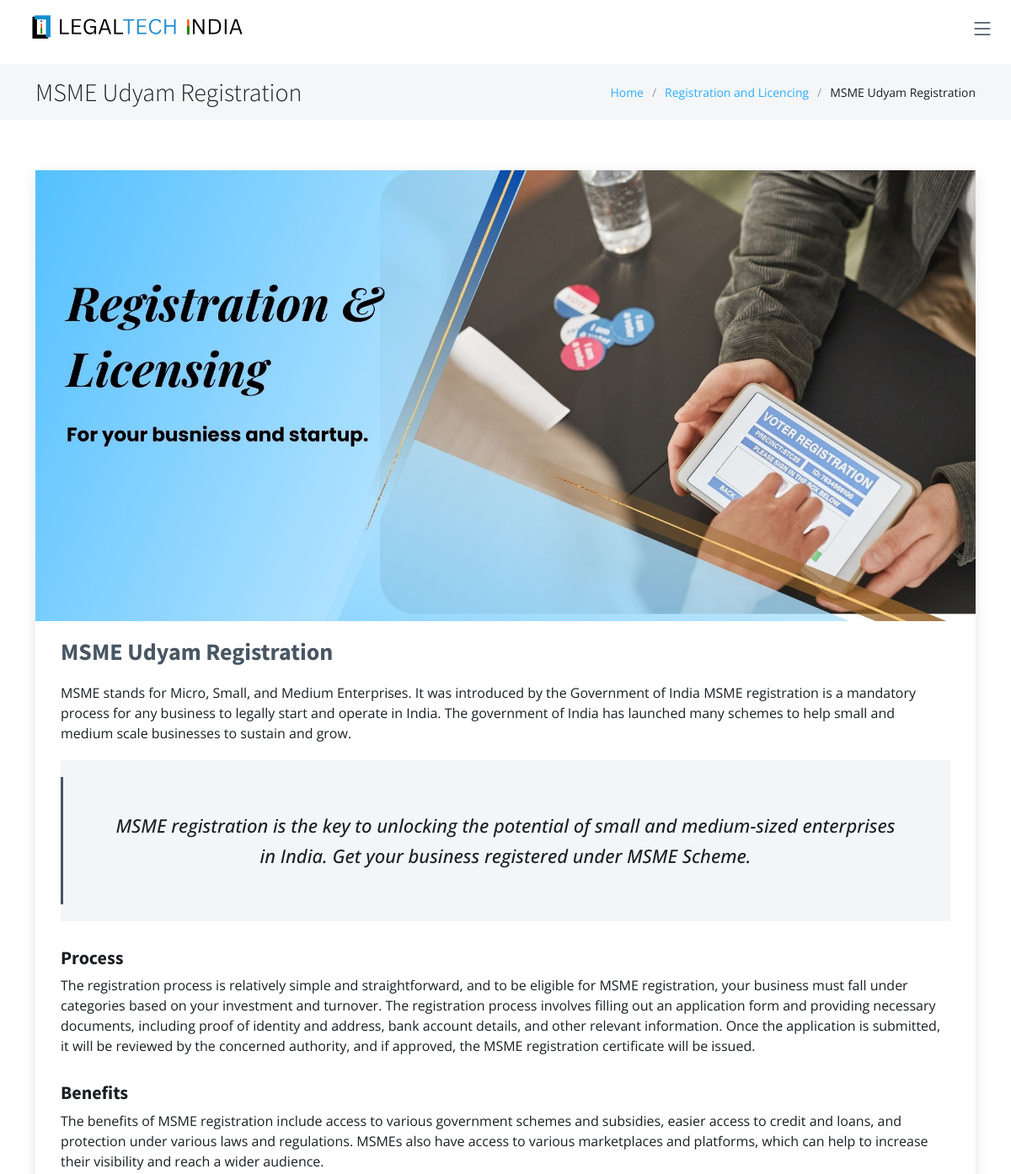
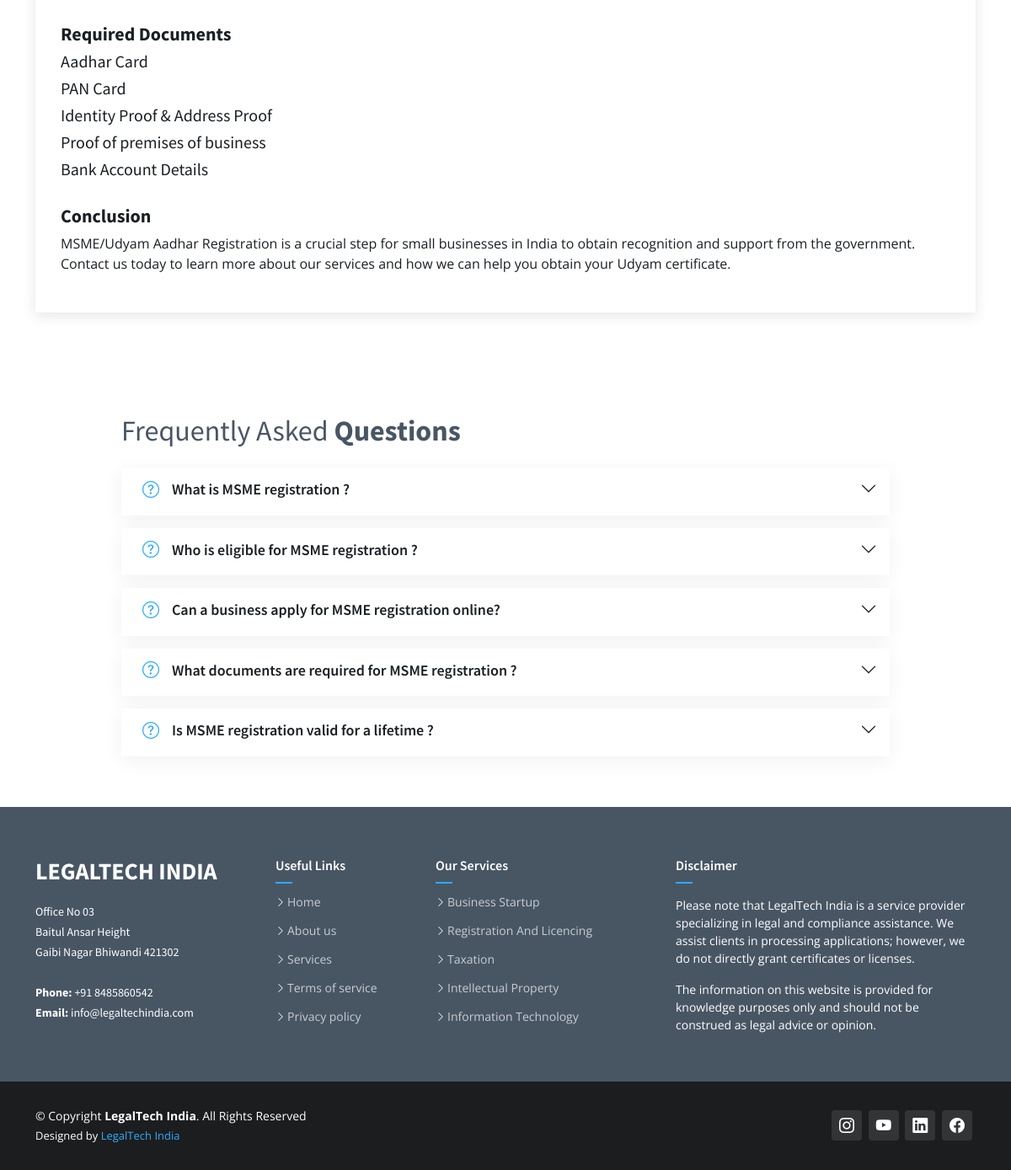
The page /licencing/msme/ on the database its author committed (2 pictures, top to bottom).
### main/models.py (models this page shows, shortened)
class Registration_Licencing(models.Model):
    main_service = models.CharField(max_length=50,default="Registration and Licencing" )
    main_service_link = models.CharField(max_length=50, default="/licencing/")
    name = models.CharField(max_length=200)
    description1 = models.TextField()
    sec_name = models.CharField(max_length=200 ,default='Service Details',blank=True, null=True)
    description2 = models.TextField(blank=True, null=True)
    third_name = models.CharField(max_length=200 ,default='Service Details',blank=True, null=True)
    description3 = models.TextField(blank=True, null=True)
    quote = models.CharField(max_length=200)
    doc_title = models.CharField(max_length=200 ,default='Required Documents')
    documents = models.ManyToManyField(Documents)
    con_title = models.CharField(max_length=200, default='Conclusion')
    conclusion = models.TextField(default='default')
    image = models.ImageField(upload_to='services/', null=True, blank=True)
    slug = models.SlugField(unique=True, null=True, blank=True)
    question1 = models.CharField(max_length=255 , default='question1')
    answer1 = models.TextField( default='answer1')
    question2 = models.CharField(max_length=255, default='question2')
    answer2 = models.TextField(default='answer2')
    question3 = models.CharField(max_length=255, default='question3')
    answer3 = models.TextField(default='answer3')
    question4 = models.CharField(max_length=255, default='question4')
    answer4 = models.TextField(default='answer4')
    question5 = models.CharField(max_length=255, default='question5')
    answer5 = models.TextField(default='answer5')
    objects = ServiceManager()

class Documents(models.Model):
    doc_name = models.CharField(max_length=200)

### main/views.py (the view)
# urls.py: path('licencing/<slug:slug>/', views.registration_licencing, name='registration_licencing'),
def registration_licencing(request, slug):
    service = get_object_or_404(Registration_Licencing, slug=slug)
    context = {
        'service': service,
    }
    return render(request, 'service_details.html', context)

### main/templates/service_details.html (shortened to what this page needs)
{% load static %}
<!DOCTYPE html>
<html lang="en">
<head>
  <link href="{% static 'assets/vendor/bootstrap/css/bootstrap.min.css' %}" rel="stylesheet">
  <link href="{% static 'assets/vendor/bootstrap-icons/bootstrap-icons.css' %}" rel="stylesheet">
  <link href="{% static 'assets/vendor/aos/aos.css' %}" rel="stylesheet">
  <link href="{% static 'assets/vendor/glightbox/css/glightbox.min.css' %}" rel="stylesheet">
  <link href="{% static 'assets/vendor/swiper/swiper-bundle.min.css' %}" rel="stylesheet">
  <link href="{% static 'assets/css/variables.css' %}" rel="stylesheet">
  <link href="{% static 'assets/css/main.css' %}" rel="stylesheet">
</head>
<body>
  {% include 'header.html' %}
  <main id="main">
    <div class="breadcrumbs">
      <div class="container">
        <div class="d-flex justify-content-between align-items-center">
          <h2>{{ service.name }}</h2>
          <ol>
            <li><a href="index.html">Home</a></li>
            <li><a href="{{service.main_service_link}}">{{ service.main_service }}</a></li>
            <li>{{ service.name }}</li>
          </ol>
        </div>
      </div>
    </div>
    <section id="blog" class="blog">
      <div class="container" data-aos="fade-up">
        <div class="row g-5">
          <div class="col-lg-12">
            <article class="blog-details">
              <div class="post-img">
              {% if service.image %}
                <img src="{{ service.image.url }}" alt="{{ service.name }}" class="img-fluid">
             {% endif %}
              </div>
              <h2 class="title">{{ service.name }}</h2>
              <div class="content">
                <p>
                  {{ service.description1 }}
                </p>
                <blockquote>
                  <p>
                    {{ service.quote }}
                  </p>
                </blockquote>
                <h3>
                  {{ service.sec_name }}
                </h3>
                <p>
                  {{ service.description2 }}
                </p>
                <h3>
                  {{ service.third_name }}
                </h3>
                <p>
                  {{ service.description3 }}
                </p>
                <h3>
                  {{ service.doc_title }}
                </h3>
                {% for document in service.documents.all %}
                <h5 >{{ document.doc_name }}</h5>
                {% endfor %}
                <h3>
                  {{ service.con_title }}
                </h3>
                <p>
                    {{ service.conclusion }}
                </p>
          </div>
        </div>
      </div>
    </section>
<section id="faq" class="faq">
  <div class="container-fluid px-xl-5" data-aos="fade-up">
    <div class="row gy-4 px-xl-5">
      <div class="col-lg-12 d-flex flex-column justify-content-center align-items-stretch  order-2 order-lg-1">
        <div class="content px-xl-5">
          <h3>Frequently Asked <strong>Questions</strong></h3>
        </div>
        <div class="accordion accordion-flush px-xl-5" id="faqlist">
          <div class="accordion-item" data-aos="fade-up" data-aos-delay="200">
            <h3 class="accordion-header">
              <button class="accordion-button collapsed" type="button" data-bs-toggle="collapse" data-bs-target="#faq-content-1">
                <i class="bi bi-question-circle question-icon"></i>
                {{ service.question1 }}
              </button>
            </h3>
          </div>
          <div class="accordion-item" data-aos="fade-up" data-aos-delay="200">
            <h3 class="accordion-header">
              <button class="accordion-button collapsed" type="button" data-bs-toggle="collapse" data-bs-target="#faq-content-2">
                <i class="bi bi-question-circle question-icon"></i>
                {{ service.question2 }}
              </button>
            </h3>
          </div>
          <div class="accordion-item" data-aos="fade-up" data-aos-delay="200">
            <h3 class="accordion-header">
              <button class="accordion-button collapsed" type="button" data-bs-toggle="collapse" data-bs-target="#faq-content-3">
                <i class="bi bi-question-circle question-icon"></i>
                {{ service.question3 }}
              </button>
            </h3>
          </div>
          <div class="accordion-item" data-aos="fade-up" data-aos-delay="200">
            <h3 class="accordion-header">
              <button class="accordion-button collapsed" type="button" data-bs-toggle="collapse" data-bs-target="#faq-content-4">
                <i class="bi bi-question-circle question-icon"></i>
                {{ service.question4 }}
              </button>
            </h3>
          </div>
          <div class="accordion-item" data-aos="fade-up" data-aos-delay="200">
            <h3 class="accordion-header">
              <button class="accordion-button collapsed" type="button" data-bs-toggle="collapse" data-bs-target="#faq-content-5">
                <i class="bi bi-question-circle question-icon"></i>
                {{ service.question5 }}
              </button>
            </h3>
          </div>
        </div>
      </div>
    </div>
  </div>
</section>
    {% include 'footer.html' %}
</body>
</html>

### static/assets/css/variables.css (style rules this page uses)
:root { --font-default: 'Open Sans', system-ui, -apple-system, "Segoe UI", Roboto, "Helvetica Neue", Arial, "Noto Sans", "Liberation Sans", sans-serif, "Apple Color Emoji", "Segoe UI Emoji", "Segoe UI Symbol", "Noto Color Emoji"; --font-primary: 'Source Sans Pro', sans-serif; --font-secondary: 'Poppins', sans-serif; --color-default: #1a1f24; --color-default-rgb: 26, 31, 36; --color-links: #2BADFF; --color-links-hover: #2BADFF; --color-primary: #2BADFF; --color-primary-light: #2BADFF; --color-primary-dark: #2BADFF; --color-primary-rgb: 14, 162, 189; --color-primary-light-rgb: 30, 195, 224; --color-primary-dark-rgb: 1, 137, 161; --color-secondary: #485664; --color-secondary-light: #8f9fae; --color-secondary-dark: #1c1d1f; --color-secondary-rgb: 72, 86, 100; --color-secondary-light-rgb: 143, 159, 174; --color-secondary-dark-rgb: 58, 71, 83; --color-blue: #0d6efd; --color-blue-rgb: 13, 110, 253; --color-indigo: #6610f2; --color-indigo-rgb: 102, 16, 242; --color-purple: #6f42c1; --color-purple-rgb: 111, 66, 193; --color-pink: #f3268c; --color-pink-rgb: 243, 38, 140; --color-red: #df1529; --color-red-rgb: 223, 21, 4; --color-orange: #fd7e14; --color-orange-rgb: 253, 126, 20; --color-yellow: #ffc107; --color-yellow-rgb: 255, 193, 7; --color-green: #059652; --color-green-rgb: 5, 150, 82; --color-teal: #20c997; --color-teal-rgb: 32, 201, 151; --color-cyan: #2BADFF; --color-cyan-rgb: 13, 202, 240; --color-white: #ffffff; --color-white-rgb: 255, 255, 255; --color-gray: #6c757d; --color-gray-rgb: 108, 117, 125; --color-black: #000000; --color-black-rgb: 0, 0, 0; }
:root { --bs-blue: var(--color-blue); --bs-indigo: var(--color-indigo); --bs-purple: var(--color-purple); --bs-pink: var(--color-pink); --bs-red: var(--color-red); --bs-orange: var(--color-orange); --bs-yellow: var(--color-yellow); --bs-green: var(--color-green); --bs-teal: var(--color-teal); --bs-cyan: var(--color-cyan); --bs-white: var(--color-white); --bs-gray: var(--color-gray); --bs-gray-dark: #343a40; --bs-gray-100: #f8f9fa; --bs-gray-200: #e9ecef; --bs-gray-300: #dee2e6; --bs-gray-400: #ced4da; --bs-gray-500: #adb5bd; --bs-gray-600: #6c757d; --bs-gray-700: #495057; --bs-gray-800: #343a40; --bs-gray-900: #212529; --bs-primary: var(--color-blue); --bs-secondary: var(--color-blue); --bs-success: #198754; --bs-info: #0dcaf0; --bs-warning: #ffc107; --bs-danger: #dc3545; --bs-light: #f8f9fa; --bs-dark: #212529; --bs-primary-rgb: var(--color-primary-rgb); --bs-secondary-rgb: var(--color-secondary-rgb); --bs-success-rgb: 25, 135, 84; --bs-info-rgb: 13, 202, 240; --bs-warning-rgb: 255, 193, 7; --bs-danger-rgb: 220, 53, 69; --bs-light-rgb: 248, 249, 250; --bs-dark-rgb: 33, 37, 41; --bs-white-rgb: var(--color-white-rgb); --bs-black-rgb: var(--color-black-rgb); --bs-body-color-rgb: var(--color-default-rgb); --bs-body-bg-rgb: 255, 255, 255; --bs-font-sans-serif: var(--font-default); --bs-font-monospace: SFMono-Regular, Menlo, Monaco, Consolas, "Liberation Mono", "Courier New", monospace; --bs-gradient: linear-gradient(180deg, rgba(255, 255, 255, 0.15), rgba(255, 255, 255, 0)); --bs-body-font-family: var(--font-default); --bs-body-font-size: 1rem; --bs-body-font-weight: 400; --bs-body-line-height: 1.5; --bs-body-color: var(--color-default); --bs-body-bg: #fff; }

### rows shown on the page
Registration_Licencing: name "MSME Udyam Registration", main_service "Registration and Licencing", image (picture), description1 "MSME stands for Micro, Small, and Medium Enterprises. It was introduced by the Government of India MSME registration is a mandatory process for any business to legally start and operate in India. The government of India has launched many schemes to help small and medium scale businesses to sustain and grow.", quote "MSME registration is the key to unlocking the potential of small and medium-sized enterprises in India. Get your business registered under MSME Scheme.", sec_name "Process", description2 "The registration process is relatively simple and straightforward, and to be eligible for MSME registration, your business must fall under categories based on your investment and turnover. The registration process involves filling out an application form and providing necessary documents, including proof of identity and address, bank account details, and other relevant information. Once the application is submitted, it will be reviewed by the concerned authority, and if approved, the MSME registration certificate will be issued.", third_name "Benefits", description3 "The benefits of MSME registration include access to various government schemes and subsidies, easier access to credit and loans, and protection under various laws and regulations. MSMEs also have access to various marketplaces and platforms, which can help to increase their visibility and reach a wider audience.", doc_title "Required Documents", con_title "Conclusion", conclusion "MSME/Udyam Aadhar Registration is a crucial step for small businesses in India to obtain recognition and support from the government. Contact us today to learn more about our services and how we can help you obtain your Udyam certificate.", question1 "What is MSME registration ?", question2 "Who is eligible for MSME registration ?", question3 "Can a business apply for MSME registration online?", question4 "What documents are required for MSME registration ?", question5 "Is MSME registration valid for a lifetime ?"
Documents: doc_name "Aadhar Card"
Documents: doc_name "PAN Card"
Documents: doc_name "Identity Proof & Address Proof"
Documents: doc_name "Proof of premises of business"
Documents: doc_name "Bank Account Details"
